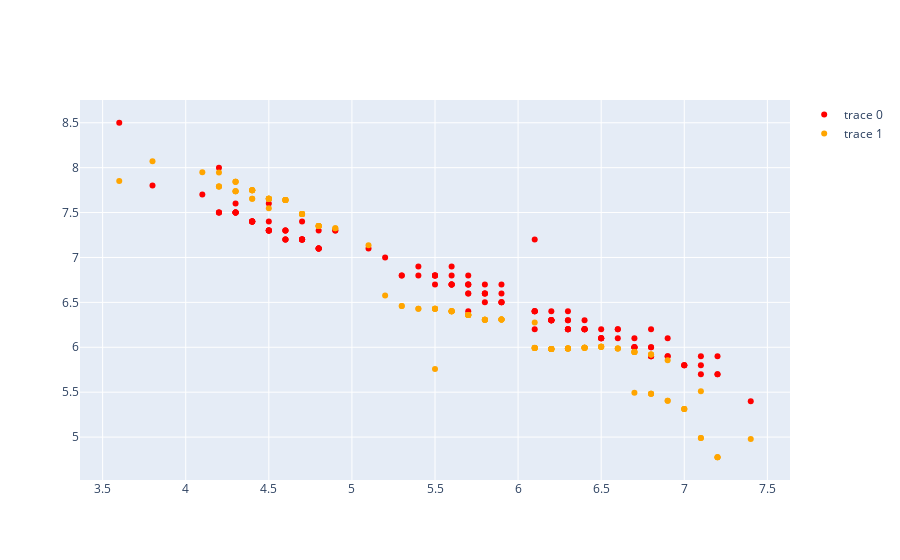

Notebook source saved alongside this figure:
### Code cell
fig = go.Figure()

fig.add_scatter(
    x=x_test[:,0].flatten(),
    y=y_test.flatten(),
    mode="markers",
    marker=dict(color="red")
)

fig.add_scatter(
    x=x_test[:,0].flatten(),
    y=y_pred_rf,
    mode="markers",
    marker=dict(color="orange")
)

fig

### Figure 1 — Plotly figure (JSON) as saved in the notebook; plotly's stock layout.template omitted (floating-point values rounded to 4 significant figures; data arrays with more than 128 entries replaced by an {"elided": "..."} marker saying what was removed)
{"data": [{"marker": {"color": "red"}, "mode": "markers", "type": "scatter", "x": {"elided": "141 float values"}, "y": {"elided": "141 float values"}}, {"marker": {"color": "orange"}, "mode": "markers", "type": "scatter", "x": {"elided": "141 float values"}, "y": {"elided": "141 float values"}}], "layout": {}}
